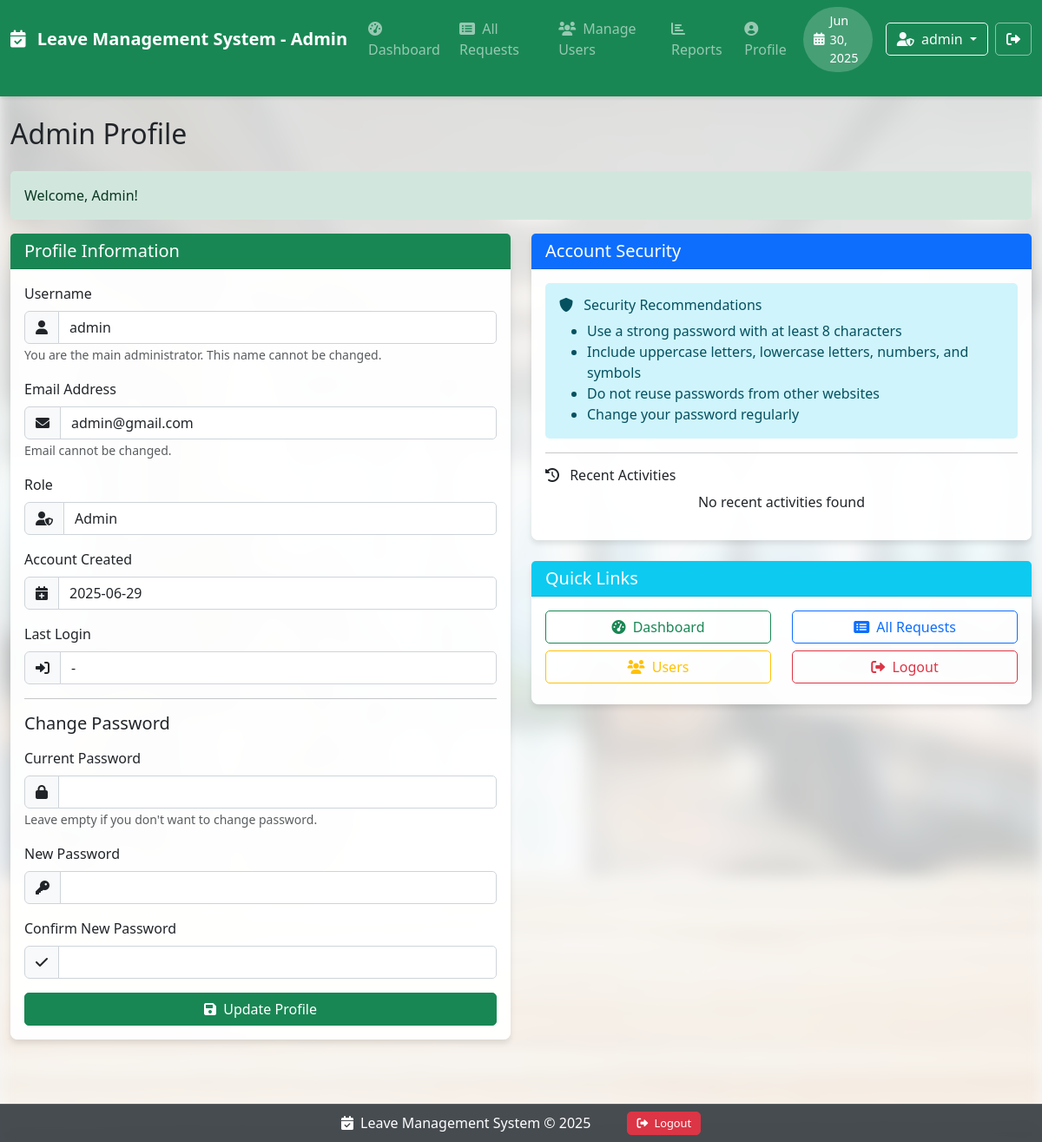
The app's page /admin/profile.php (signed in) with its own data.
### tables this page shows
CREATE TABLE IF NOT EXISTS users (
                                     id INT AUTO_INCREMENT PRIMARY KEY,
                                     name VARCHAR(100) NOT NULL,
    email VARCHAR(100) NOT NULL UNIQUE,
    password VARCHAR(255) NOT NULL,
    role ENUM('admin', 'user') DEFAULT 'user',
    created_at TIMESTAMP DEFAULT CURRENT_TIMESTAMP,
    last_login TIMESTAMP NULL
    );

### admin/profile.php (the view, shortened to what this page needs)
<?php
require_once '../includes/functions.php';
$userId = $_SESSION['user_id'];
$userEmail = $_SESSION['user_email'];
try {
    $stmt = $pdo->prepare("SELECT * FROM users WHERE id = ?");
    $stmt->execute([$userId]);
    $user = $stmt->fetch(PDO::FETCH_ASSOC);
} catch (PDOException $e) {
    $error = "Database error: " . $e->getMessage();
}
?>
<!DOCTYPE html>
<html lang="en">
<head>
    <link href="https://cdn.jsdelivr.net/npm/bootstrap@5.3.0/dist/css/bootstrap.min.css" rel="stylesheet">
    <link rel="stylesheet" href="https://cdnjs.cloudflare.com/ajax/libs/font-awesome/6.0.0/css/all.min.css">
    <link rel="stylesheet" href="../assets/css/style.css">
</head>
<body>
<?php include '../includes/admin-navbar.php'; ?>
<div class="container-fluid py-4">
    <h2 class="mb-4">Admin Profile</h2>
    <div class="row">
        <div class="col-md-6">
            <div class="card mb-4">
                <div class="card-header bg-success text-white">
                    <h5 class="mb-0">Profile Information</h5>
                </div>
                <div class="card-body">
                    <form method="POST" action="profile.php">
                        <div class="mb-3">
                            <label for="name" class="form-label">Username</label>
                            <div class="input-group">
                                <span class="input-group-text"><i class="fas fa-user"></i></span>
                                <input type="text" class="form-control" id="name" name="name" value="<?php echo $user['name']; ?>" required>
                            </div>
                            <?php if ($userEmail === 'admin@gmail.com'): ?>
                                <small class="form-text text-muted">You are the main administrator. This name cannot be changed.</small>
                            <?php endif; ?>
                        </div>
                        <div class="mb-3">
                            <label for="email" class="form-label">Email Address</label>
                            <div class="input-group">
                                <span class="input-group-text"><i class="fas fa-envelope"></i></span>
                                <input type="email" class="form-control" id="email" value="<?php echo $user['email']; ?>" readonly>
                            </div>
                            <small class="form-text text-muted">Email cannot be changed.</small>
                        </div>
                        <div class="mb-3">
                            <label for="role" class="form-label">Role</label>
                            <div class="input-group">
                                <span class="input-group-text"><i class="fas fa-user-shield"></i></span>
                                <input type="text" class="form-control" id="role" value="<?php echo ucfirst($user['role']); ?>" readonly>
                            </div>
                        </div>
                        <div class="mb-3">
                            <label for="created_at" class="form-label">Account Created</label>
                            <div class="input-group">
                                <span class="input-group-text"><i class="fas fa-calendar-plus"></i></span>
                                <input type="text" class="form-control" id="created_at" value="<?php echo formatDateForDisplay($user['created_at'], 'Y-m-d'); ?>" readonly>
                            </div>
                        </div>
                        <div class="mb-3">
                            <label for="last_login" class="form-label">Last Login</label>
                            <div class="input-group">
                                <span class="input-group-text"><i class="fas fa-sign-in-alt"></i></span>
                                <input type="text" class="form-control" id="last_login" value="<?php echo formatDateForDisplay($user['last_login'] ?? '', 'Y-m-d'); ?>" readonly>
                            </div>
                        </div>
                        <hr>
                        <h5 class="mb-3">Change Password</h5>
                        <div class="mb-3">
                            <label for="current_password" class="form-label">Current Password</label>
                            <div class="input-group">
                                <span class="input-group-text"><i class="fas fa-lock"></i></span>
                                <input type="password" class="form-control" id="current_password" name="current_password">
                            </div>
                            <small class="form-text text-muted">Leave empty if you don't want to change password.</small>
                        </div>
                        <div class="mb-3">
                            <label for="new_password" class="form-label">New Password</label>
                            <div class="input-group">
                                <span class="input-group-text"><i class="fas fa-key"></i></span>
                                <input type="password" class="form-control" id="new_password" name="new_password">
                            </div>
                        </div>
                        <div class="mb-3">
                            <label for="confirm_password" class="form-label">Confirm New Password</label>
                            <div class="input-group">
                                <span class="input-group-text"><i class="fas fa-check"></i></span>
                                <input type="password" class="form-control" id="confirm_password" name="confirm_password">
                            </div>
                        </div>
                        <div class="d-grid">
                            <button type="submit" class="btn btn-success">
                                <i class="fas fa-save me-1"></i> Update Profile
                            </button>
                        </div>
                    </form>
                </div>
            </div>
        </div>
        <div class="col-md-6">
            <div class="card mb-4">
                <div class="card-header bg-primary text-white">
                    <h5 class="mb-0">Account Security</h5>
                </div>
                <div class="card-body">
                    <div class="alert alert-info">
                        <h6><i class="fas fa-shield-alt me-2"></i> Security Recommendations</h6>
                        <ul class="mb-0">
                            <li>Use a strong password with at least 8 characters</li>
                            <li>Include uppercase letters, lowercase letters, numbers, and symbols</li>
                            <li>Do not reuse passwords from other websites</li>
                            <li>Change your password regularly</li>
                        </ul>
                    </div>
                    <hr>
                    <h6><i class="fas fa-history me-2"></i> Recent Activities</h6>
                    <div class="table-responsive">
                        <?php
                        $stmt = $pdo->prepare("
                                    SELECT * FROM activity_logs
                                    WHERE user_id = ?
                                    ORDER BY created_at DESC
                                    LIMIT 5
                                ");
                        $stmt->execute([$userId]);
                        $activities = $stmt->fetchAll(PDO::FETCH_ASSOC);
                        ?>
                        <?php if (count($activities) > 0): ?>
                            <table class="table table-striped">
                                <thead>
                                <tr>
                                    <th>Activity</th>
                                    <th>Date</th>
                                </tr>
                                </thead>
                                <tbody>
                                <?php foreach ($activities as $activity): ?>
                                    <tr>
                                        <td><?php echo $activity['action']; ?></td>
                                        <td><?php echo formatDateForDisplay($activity['created_at'], 'Y-m-d'); ?></td>
                                    </tr>
                                <?php endforeach; ?>
                                </tbody>
                            </table>
                        <?php else: ?>
                            <p class="text-center">No recent activities found</p>
                        <?php endif; ?>
                    </div>
                </div>
            </div>
            <div class="card">
                <div class="card-header bg-info text-white">
                    <h5 class="mb-0">Quick Links</h5>
                </div>
                <div class="card-body">
                    <div class="row">
                        <div class="col-6 mb-2">
                            <a href="dashboard.php" class="btn btn-outline-success w-100">
                                <i class="fas fa-tachometer-alt me-1"></i> Dashboard
                            </a>
                        </div>
                        <div class="col-6 mb-2">
                            <a href="all_requests.php" class="btn btn-outline-primary w-100">
                                <i class="fas fa-list-alt me-1"></i> All Requests
                            </a>
                        </div>
                        <div class="col-6 mb-2">
                            <a href="manage_users.php" class="btn btn-outline-warning w-100">
                                <i class="fas fa-users me-1"></i> Users
                            </a>
                        </div>
                        <div class="col-6 mb-2">
                            <a href="../logout.php" class="btn btn-outline-danger w-100">
                                <i class="fas fa-sign-out-alt me-1"></i> Logout
                            </a>
                        </div>
                    </div>
                </div>
            </div>
        </div>
    </div>
</div>
<?php include '../includes/footer.php'; ?>
</body>
</html>

### assets/css/style.css (style rules this page uses)
body { position: relative; min-height: 100vh; padding-bottom: 70px; margin: 0; background-color: #f8f9fa; }
body::before { content: ""; position: fixed; top: 0; left: 0; width: 100%; height: 100%; background-image: url('../img/bg.jpg'); background-size: cover; background-position: center; background-repeat: no-repeat; filter: blur(8px); opacity: 0.2; z-index: -1; }
.container-fluid { position: relative; z-index: 1; padding-bottom: 20px; }
.card { background-color: rgba(255, 255, 255, 0.95); box-shadow: 0 4px 6px rgba(0, 0, 0, 0.1); border: none; border-radius: 8px; transition: all 0.3s ease; margin-bottom: 20px; }
.card-header { border-top-left-radius: 8px; border-top-right-radius: 8px; border-bottom: 1px solid rgba(0, 0, 0, 0.125); font-weight: 500; }
.btn { border-radius: 5px; font-weight: 500; outline: none !important; box-shadow: none !important; }
.form-control, .form-select { border-radius: 5px; border: 1px solid #ced4da; }
.input-group-text { background-color: #f8f9fa; border-color: #ced4da; }
.alert { border-radius: 5px; border: none; }

### admin/profile.php (style rules this page uses)
body { position: relative; }
body::before { content: ""; position: fixed; top: 0; left: 0; width: 100%; height: 100%; background-image: url('../assets/img/bg.jpg'); background-size: cover; background-position: center; background-repeat: no-repeat; filter: blur(8px); opacity: 0.2; z-index: -1; }
.container-fluid { position: relative; z-index: 1; }
.card { background-color: rgba(255, 255, 255, 0.95); box-shadow: 0 4px 6px rgba(0, 0, 0, 0.1); }

### records on screen
users: name "admin", email "admin@gmail.com", role "Admin", created_at "2025-06-29", last_login "-"

### other values on screen
getCurrentDateFormatted() "Jun 30, 2025"
$_SESSION['user_name'] "admin"
$_SESSION['message'] "Welcome, Admin!"
